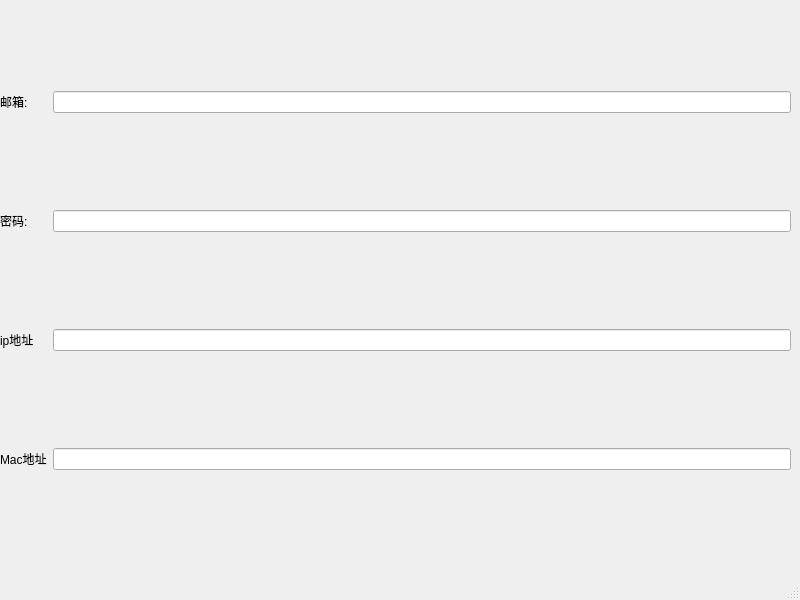
<?xml version="1.0" encoding="UTF-8"?>
<ui version="4.0">
 <class>MainWindow</class>
 <widget class="QMainWindow" name="MainWindow">
  <property name="geometry">
   <rect>
    <x>0</x>
    <y>0</y>
    <width>800</width>
    <height>600</height>
   </rect>
  </property>
  <property name="windowTitle">
   <string>MainWindow</string>
  </property>
  <widget class="QWidget" name="centralwidget">
   <widget class="QWidget" name="gridLayoutWidget">
    <property name="geometry">
     <rect>
      <x>0</x>
      <y>0</y>
      <width>791</width>
      <height>561</height>
     </rect>
    </property>
    <layout class="QGridLayout" name="gridLayout">
     <item row="3" column="1">
      <widget class="QLabel" name="pwd_label">
       <property name="text">
        <string>密码:</string>
       </property>
      </widget>
     </item>
     <item row="1" column="3">
      <widget class="QLineEdit" name="emailedit"/>
     </item>
     <item row="4" column="1">
      <widget class="QLabel" name="ip_label">
       <property name="text">
        <string>ip地址</string>
       </property>
      </widget>
     </item>
     <item row="3" column="3">
      <widget class="QLineEdit" name="pw_edit"/>
     </item>
     <item row="4" column="3">
      <widget class="QLineEdit" name="ip_edit"/>
     </item>
     <item row="1" column="1">
      <widget class="QLabel" name="emaillabel">
       <property name="text">
        <string>邮箱:</string>
       </property>
      </widget>
     </item>
     <item row="5" column="1">
      <widget class="QLabel" name="mac_label">
       <property name="text">
        <string>Mac地址</string>
       </property>
      </widget>
     </item>
     <item row="5" column="3">
      <widget class="QLineEdit" name="mac_edit"/>
     </item>
    </layout>
   </widget>
  </widget>
  <widget class="QMenuBar" name="menubar">
   <property name="geometry">
    <rect>
     <x>0</x>
     <y>0</y>
     <width>800</width>
     <height>25</height>
    </rect>
   </property>
  </widget>
  <widget class="QStatusBar" name="statusbar"/>
 </widget>
 <resources/>
 <connections/>
</ui>
